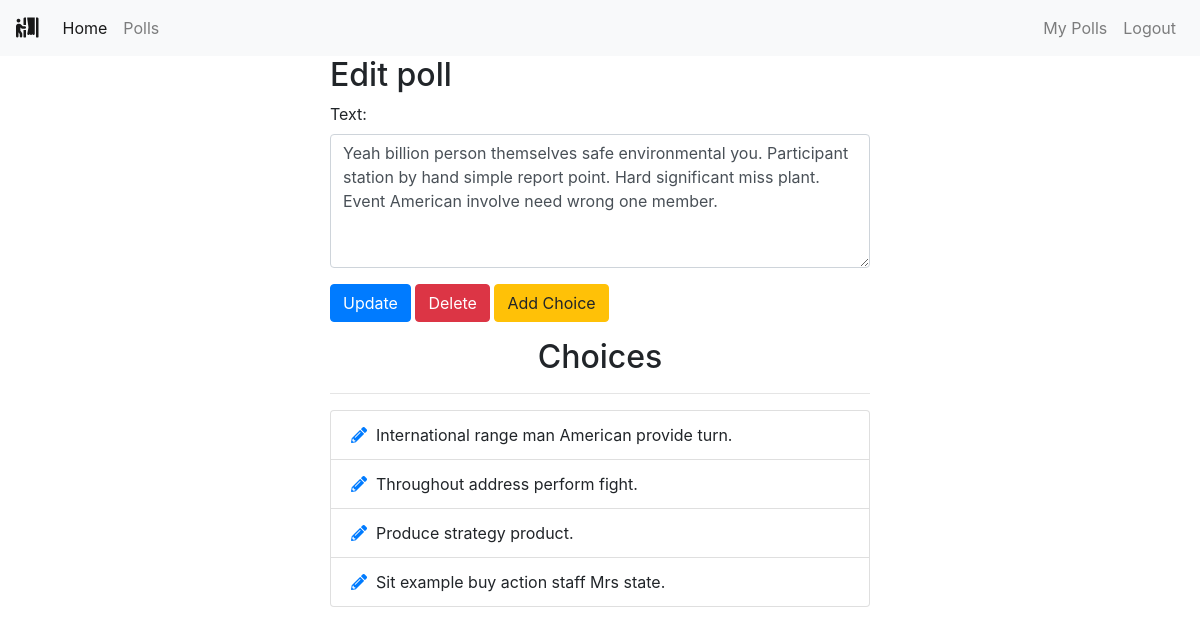
Page /polls/edit/29/ (signed in) on the committed database.
### polls/models.py (models this page shows, shortened)
class Poll(models.Model):
    owner = models.ForeignKey(User, on_delete=models.CASCADE)
    text = models.TextField()
    pub_date = models.DateTimeField(default=timezone.now)
    active = models.BooleanField(default=True)

class Choice(models.Model):
    poll = models.ForeignKey(Poll, on_delete=models.CASCADE)
    choice_text = models.CharField(max_length=255)

### polls/views.py (the view)
# urls.py: path('edit/<int:poll_id>/', views.polls_edit, name='edit'),
@login_required
def polls_edit(request, poll_id):
    poll = get_object_or_404(Poll, pk=poll_id)
    if request.user != poll.owner:
        return redirect('home')
    if request.method == 'POST':
        form = EditPollForm(request.POST, instance=poll)
        if form.is_valid:
            form.save()
            messages.success(request, "Poll Updated successfully.",
                             extra_tags='alert alert-success alert-dismissible fade show')
            return redirect("polls:list")
    else:
        form = EditPollForm(instance=poll)
    return render(request, "polls/poll_edit.html", {'form': form, 'poll': poll})

### polls/forms.py
class EditPollForm(forms.ModelForm):
    class Meta:
        model = Poll
        fields = ['text', ]
        widgets = {
            'text': forms.Textarea(attrs={'class': 'form-control', 'rows': 5, 'cols': 20}),
        }

### polls/templates/polls/poll_edit.html (shortened to what this page needs)
{% extends 'base.html' %}
{% block content %}
<div class="container">
    <div class="row center">
        <div class="col-md-6 offset-md-3">
            <h2>Edit poll</h2>
            <form action="" method="POST">
                {% for field in form %}
                <div class="form-group">
                    {{ field.label_tag }}
                    {{ field }}
                </div>
                {% endfor %}
                <button type="submit" class="btn btn-primary">Update</button>
                <a class="btn btn-danger" href="{% url 'polls:delete_poll' poll.id %}" role="button" onclick="return confirm('Are you sure?')">Delete</a>
                <a class="btn btn-warning" href="{% url 'polls:add_choice' poll.id %}" role="button">Add Choice</a>
            </form>
            <div class="choices">
                <h2 class="text-center mt-3">Choices</h2>
                <hr>
                <ul class="list-group">
                    {% for choice in poll.choice_set.all %}
                    <li class="list-group-item"><a href="{% url 'polls:choice_edit' choice.id %}"><i class="fas fa-pencil-alt"></i></a>&nbsp
                        {{ choice.choice_text }}</li>
                    {% endfor %}
                </ul>
            </div>
        </div>
    </div>
</div>
{% endblock %}

### rows in the picture
Poll: form "Yeah billion person themselves safe environmental you. Participant station by hand simple report point. Hard significant miss plant. Event American involve need wrong one member."
Choice: choice_text "International range man American provide turn."
Choice: choice_text "Throughout address perform fight."
Choice: choice_text "Produce strategy product."
Choice: choice_text "Sit example buy action staff Mrs state."

### other values in the picture
{{ field.label_tag }} "Text:"
